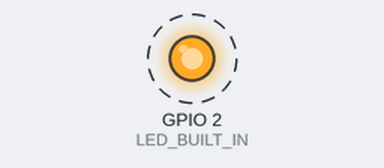
Bench run of a sketch on a simulated ESP32. Shown: output pins drawn as LEDs (lit = HIGH). Dashed ring = blinking. WiFi joins after 1.5 s; servers stay silent unless stated; what the sketch prints to the serial monitor is not drawn.

Above: at 1.7 s.
Timing chart, 0 to 4.5 s (numbered marks = the images above):
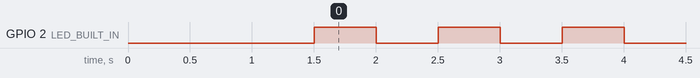

Measured:
- by itself, GPIO 2 (LED_BUILT_IN): alternates HIGH for 0.50 s and LOW for 0.50 s

The sketch:

035-01_ESP32_tcp_sender.ino
```cpp
/**********************************************************************
* Filename    : 035-01_ESP32_tcp_sender
* Description : Building simple arduino Task project
* In this project we are going to run 2 loops in parallel,
* Loop 1 (Standard): TCP Client that connects to your PC and
* sends the doubling numbers.
* Task 2 (The New Worker): Blinks the built-in LED every 0.5 seconds.
* Auther      : Alternatives Solutions.
* Modification: 2026/04/15
**********************************************************************/
//ESP32 for now does not support 5G connection

//PLease check the C++ VS code in img/035-01 folder
#include <WiFi.h>

const char* ssid = "YOUR_WIFI_NAME";
const char* password = "YOUR_WIFI_PASSWORD";
const char* serverIP = "192.168.10.XX"; // YOUR PC'S IP ADDRESS

const uint16_t serverPort = 8080;

const int LED_BUILT_IN = 2;

//extern TaskHandle_t loopTaskHandle;
// 1. We create a "Handle" (an ID card for our task)
TaskHandle_t MyTaskHandle;


void setup() {
  Serial.begin(115200);
  pinMode(LED_BUILT_IN, OUTPUT); // Built-in LED on most ESP32s
  //digitalWrite(LED_BUILTIN, HIGH); // turn the LED OFF (Active LOW)

  WiFi.begin(ssid, password);
  while (WiFi.status() != WL_CONNECTED) { delay(500); Serial.print("."); }
  Serial.println("\nWiFi Connected!");

  // Task 1: The Blinker (Core 0)
  xTaskCreatePinnedToCore(BlinkTask, "Blink", 1000, NULL, 1, NULL, 0);

  // Task 2: The Counter/Sender (Core 1)
  xTaskCreatePinnedToCore(TcpTask, "TCP", 4096, NULL, 1, NULL, 1);

  /*
  xTaskCreatePinnedToCore(
    MyWorkerFunction,   // The name of the function to run
    "BlinkTask",        // A name for us to read
    1000,               // Stack size (Memory for this worker)
    NULL,               // Parameters to pass (none)
    1,                  // Priority (1 is low, higher is more important)
    &MyTaskHandle,      // The ID card we created
    0                   // THE CORE: Run this on Core 0 (Loop runs on Core 1)
  );
  */
}

//task loop uses core 1.
void loop() { vTaskDelete(NULL); } // We use tasks, so loop is empty


void BlinkTask(void * pvParameters) {
  for(;;) {
    digitalWrite(LED_BUILT_IN, !digitalRead(2));
    vTaskDelay(500 / portTICK_PERIOD_MS);
  }
}


void TcpTask(void * pvParameters) {
  for(;;) {
    WiFiClient client;
    if (client.connect(serverIP, serverPort)) {
      int count = 1;
      while(count <= 128) { // Doubling logic
        client.print("Number: ");
        client.println(count);
        Serial.printf("Sent: %d\n", count);
        count *= 2;
        vTaskDelay(1000 / portTICK_PERIOD_MS);
      }
      client.stop();
    }
    vTaskDelay(5000 / portTICK_PERIOD_MS); // Wait 5s before restart
  }
}
```
